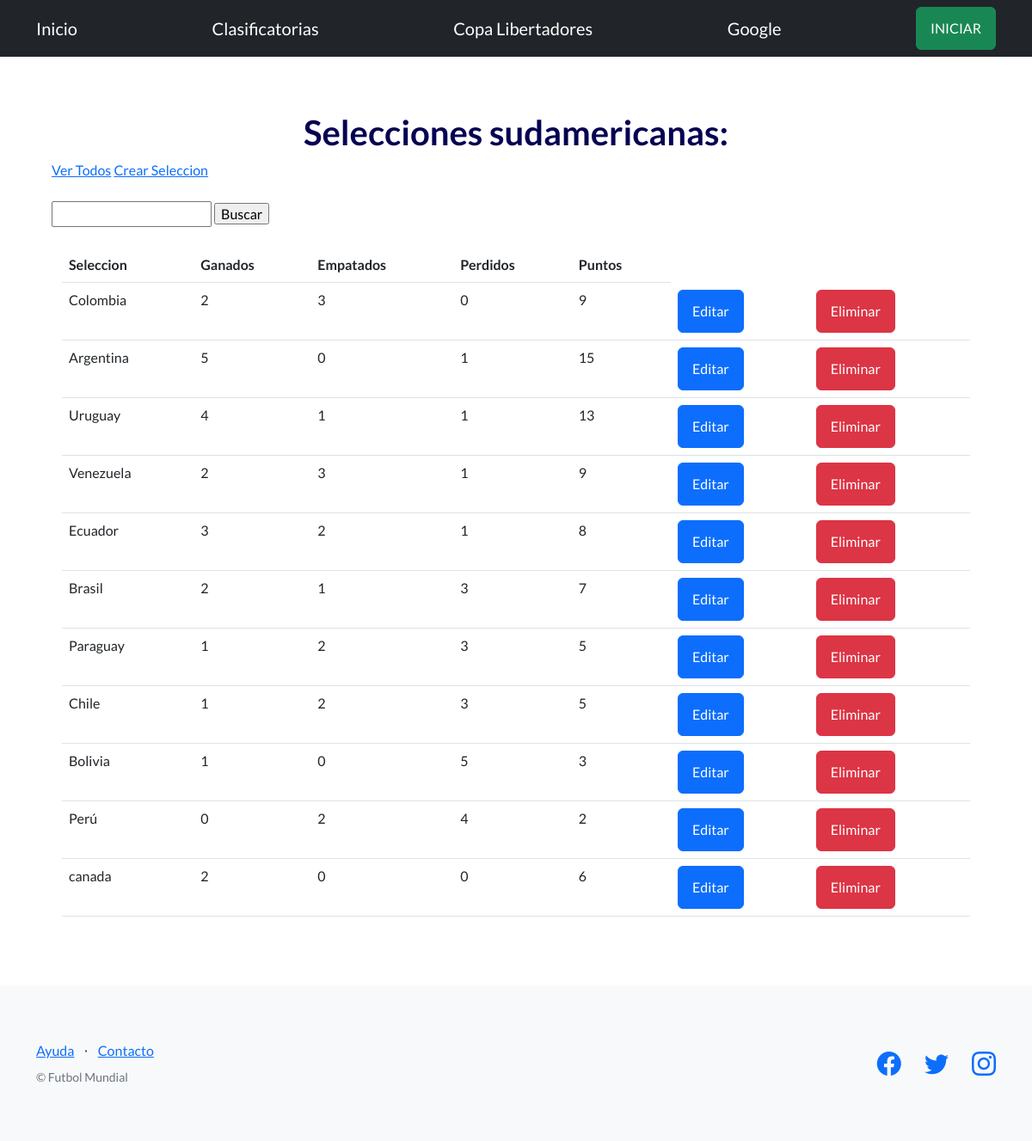
Page /futbol/selecciones/ on the earlier database version.
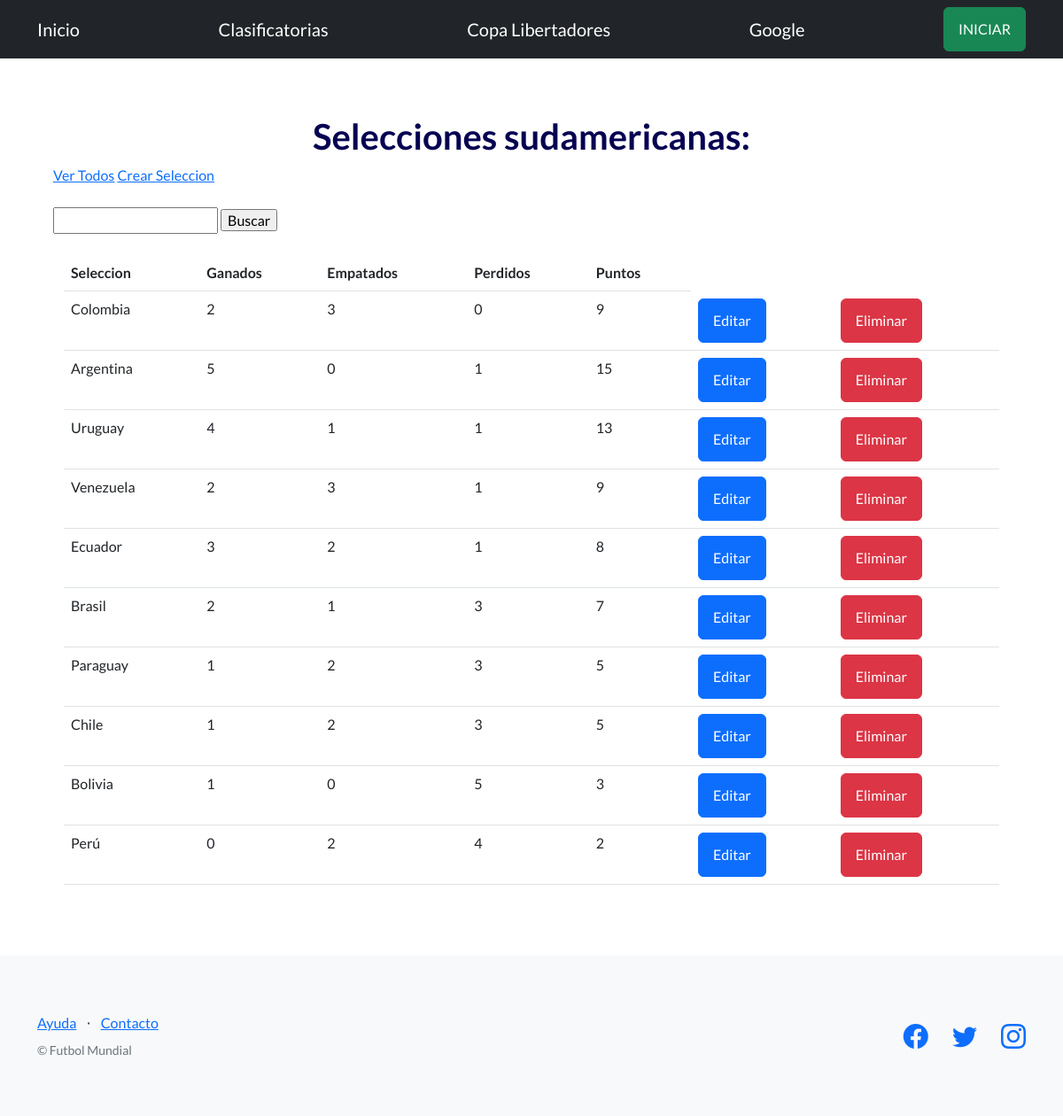
Same page on the later database version.
### control/models.py (models this page shows, shortened)
class Clasificatorias(models.Model):
    seleccion=models.CharField(max_length=100)
    ganados=models.IntegerField()
    empatados=models.IntegerField()
    perdidos=models.IntegerField()
    puntos=models.IntegerField()

### control/views.py (the view)
# urls.py: path("selecciones/", selecciones, name="selecciones"),
def selecciones(request):
    contexto = {
        "equipos": Clasificatorias.objects.all(),
    }
    http_response = render(
        request=request,
        template_name='control/lista_selecciones.html',
        context=contexto,
    )
    return http_response

### control/templates/control/lista_selecciones.html (shortened to what this page needs)
{% extends "base.html" %}
{% block contenido %}
<h1 style="color: rgb(6, 2, 82);">
    <div style="text-align: center;">
     Selecciones sudamericanas:
    </div>
</h1>
<a href="{% url 'selecciones' %}">Ver Todos</a>
<a href="{% url 'crear_seleccion' %}">Crear Seleccion</a>
<br><br>
<form action="{% url 'buscar_seleccion' %}" method="post">
  <input type="text" name="busqueda">
  <input type="submit" value="Buscar">
</form>
<br>
<div class="container">
<table class="table">
    <tbody>
      <tr>
        <th>Seleccion</th>
        <th>Ganados</th>
        <th>Empatados</th>
        <th>Perdidos</th>
        <th>Puntos</th>
      </tr>
      {% for equipo in equipos %}
      <tr>
        <td>{{ equipo.seleccion }}</td>
        <td>{{ equipo.ganados }}</td>
        <td>{{ equipo.empatados }}</td>
        <td>{{ equipo.perdidos }}</td>
        <td>{{ equipo.puntos }}</td>
        <td>
            <a class="btn btn-primary" href="{% url 'editar_seleccion' equipo.id %}">Editar</a>
          </td>
        <td>
            <form action="{% url 'eliminar_seleccion' equipo.id %}" method="post">
              <input type="submit" class="btn btn-danger" value="Eliminar"/>
            </form>
          </td>
      </tr>
    {% endfor %}
    </tbody>
  </table>
</div>
{% endblock contenido %}

Differences in the rows shown:
removed Clasificatorias: seleccion "canada", ganados "2", empatados "0", perdidos "0", puntos "6"
